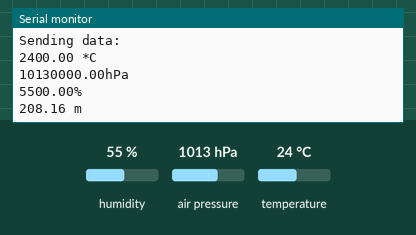
Simulated run of this sketch. Board: Arduino Nano 33 IoT. On the bench: the last lines printed to the serial monitor. Inputs (shaded band) come from the test bench; at power-on: humidity 55 %, air pressure 1013 hPa, temperature 24 °C. Nothing arrives over Bluetooth unless stated; a phone connects over Bluetooth LE 3 s after start.

Above: at 4.8 s.
4.9 s: humidity set to 22 %
At 5.6 s:
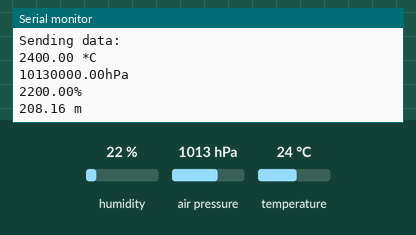
6.4 s: air pressure set to 952 hPa
At 7.4 s:
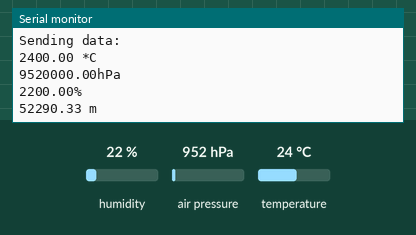

The sketch:

BT_sensor.ino
```cpp
#include <ArduinoBLE.h>
#include <Wire.h>
#include <SPI.h>
#include <Adafruit_Sensor.h>
#include <Adafruit_BME280.h>
#include <string>

#define BME_SCK 13
#define BME_MISO 12
#define BME_MOSI 11
#define BME_CS 10

#define SEALEVELPRESSURE_HPA (1013.25)
Adafruit_BME280 bme;

BLEService sensorService("b4a31aa5-7163-4dcb-8639-92b898970df2"); // BLE Sensor Service

// BLE Service Switch Characteristic - custom 128-bit UUID, read and writable by central
BLEIntCharacteristic tempCharacteristic("2A3C", BLERead | BLENotify);
BLEIntCharacteristic pressCharacteristic("2A6D", BLERead | BLENotify);
BLEIntCharacteristic altCharacteristic("2AB3", BLERead | BLENotify);
BLEIntCharacteristic humidCharacteristic("2A6F", BLERead | BLENotify);

unsigned long delayTime = 1000;
unsigned long oldTime;

void setup() {
  Serial.begin(9600);
  Serial.println(F("BME280 test"));
  //

  // begin initialization
  if (!BLE.begin()) {
    Serial.println("starting BLE failed!");

    while (1);
  }

  //begin initalization
  if (!bme.begin()) {
    Serial.println("Could not find a valid BME280 sensor, check wiring!");
    while (1);
  }

  // set advertised local name and service UUID:
  BLE.setLocalName("BEST SENSOR EVERRRRR");
  BLE.setAdvertisedService(sensorService);

  // set Characteristics to the service
  sensorService.addCharacteristic(tempCharacteristic);
  sensorService.addCharacteristic(pressCharacteristic);
  sensorService.addCharacteristic(altCharacteristic);
  sensorService.addCharacteristic(humidCharacteristic);

  BLE.addService(sensorService);

  BLE.advertise();

  Serial.println("BLE Sensor Peripheral");

}

void loop() {
  // listen for BLE peripherals to connect:
  BLEDevice central = BLE.central();

  // if a central is connected to peripheral:
  if (central) {
    Serial.print("Connected to central: ");
    // print the central's MAC address:
    Serial.println(central.address());

    //To measure time we need to store time from start
    oldTime = millis();

    // while the central is still connected to peripheral:
    while (central.connected()) {
      //This if will happen only when 1s has passed
      if (millis() - oldTime == delayTime) {
        //Creting variables for the sensor values and multiplying by 100 to create more precise results. Also Serial printOUT
        float lampo = bme.readTemperature() * 100;
        float presure = bme.readPressure() * 100;
        float humid = bme.readHumidity() * 100;
        float alti = bme.readAltitude(SEALEVELPRESSURE_HPA) * 100;
        String tempData= "Sending data: \n" + String(lampo) + " *C\n" + String(presure) + "hPa \n" + String(humid) + "% \n" + String(alti) + " m";
        Serial.println(tempData);

        //Writing values into the Characteristics
        tempCharacteristic.writeValue(lampo);
        pressCharacteristic.writeValue(presure);
        humidCharacteristic.writeValue(humid);
        altCharacteristic.writeValue(alti);
        //Storing time
        oldTime = millis();
      }
    }

    // when the central disconnects, print it out:
    Serial.print(F("Disconnected from central: "));
    Serial.println(central.address());
  }
}
```

Measured:
- after the input at 4.9 s, the serial monitor: prints a new line after 0.11 s (image 1)
- after the input at 6.4 s, the serial monitor: prints a new line after 0.62 s (image 2)
